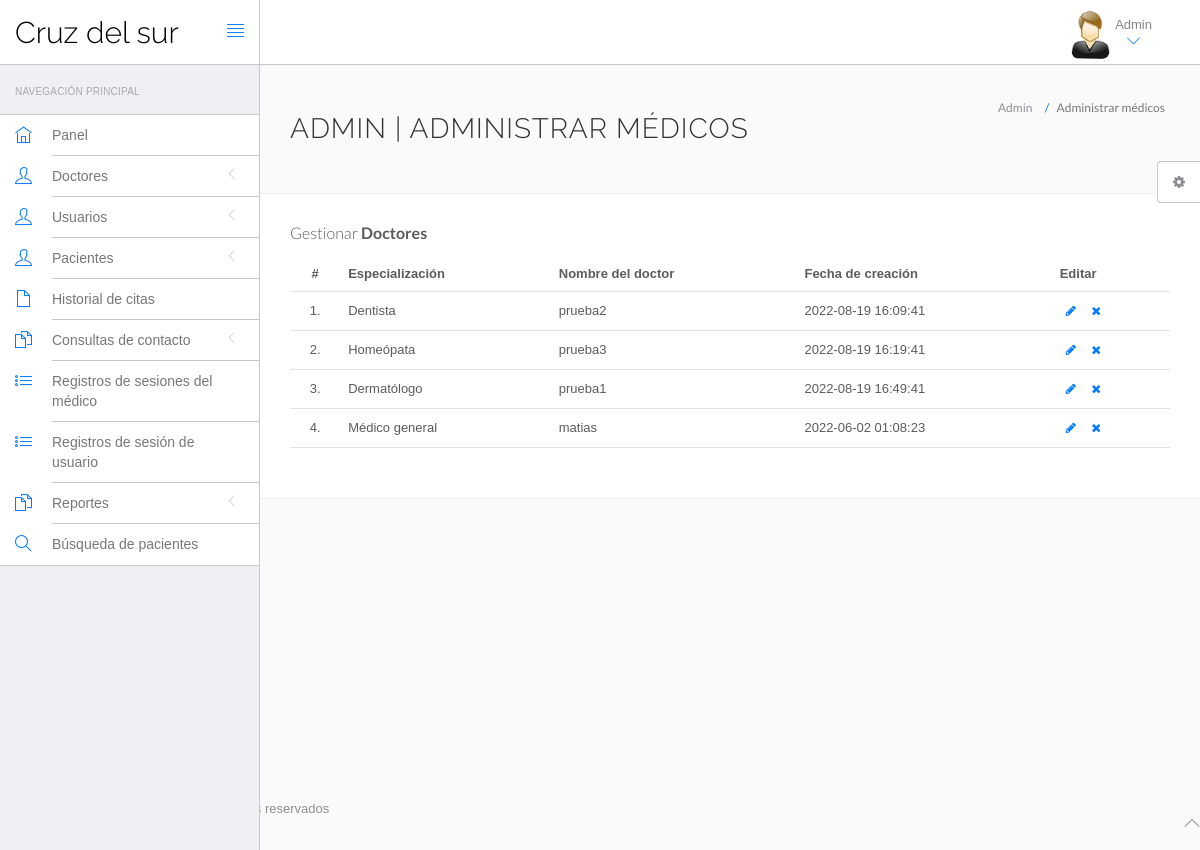
The page /hms/admin/manage-doctors.php (signed in) on the database its author committed.
### tables this page shows
CREATE TABLE `doctors` (
  `id` int(11) NOT NULL,
  `specilization` varchar(255) DEFAULT NULL,
  `doctorName` varchar(255) DEFAULT NULL,
  `address` longtext DEFAULT NULL,
  `docFees` varchar(255) DEFAULT NULL,
  `contactno` bigint(11) DEFAULT NULL,
  `docEmail` varchar(255) DEFAULT NULL,
  `password` varchar(255) DEFAULT NULL,
  `creationDate` timestamp NULL DEFAULT current_timestamp(),
  `updationDate` timestamp NULL DEFAULT NULL ON UPDATE current_timestamp()
);

### hms/admin/manage-doctors.php (the view, shortened to what this page needs)
<?php
include('include/config.php');
?>
<!DOCTYPE html>
<html lang="en">
	<head>
		<link rel="stylesheet" href="vendor/bootstrap/css/bootstrap.min.css">
		<link rel="stylesheet" href="vendor/fontawesome/css/font-awesome.min.css">
		<link rel="stylesheet" href="vendor/themify-icons/themify-icons.min.css">
		<link href="vendor/animate.css/animate.min.css" rel="stylesheet" media="screen">
		<link href="vendor/perfect-scrollbar/perfect-scrollbar.min.css" rel="stylesheet" media="screen">
		<link href="vendor/switchery/switchery.min.css" rel="stylesheet" media="screen">
		<link href="vendor/bootstrap-touchspin/jquery.bootstrap-touchspin.min.css" rel="stylesheet" media="screen">
		<link href="vendor/select2/select2.min.css" rel="stylesheet" media="screen">
		<link href="vendor/bootstrap-datepicker/bootstrap-datepicker3.standalone.min.css" rel="stylesheet" media="screen">
		<link href="vendor/bootstrap-timepicker/bootstrap-timepicker.min.css" rel="stylesheet" media="screen">
		<link rel="stylesheet" href="assets/css/styles.css">
		<link rel="stylesheet" href="assets/css/plugins.css">
		<link rel="stylesheet" href="assets/css/themes/theme-1.css" id="skin_color" />
	</head>
	<body>
		<div id="app">
<?php include('include/sidebar.php');?>
			<div class="app-content">
						<?php include('include/header.php');?>
				<div class="main-content" >
					<div class="wrap-content container" id="container">
						<section id="page-title">
							<div class="row">
								<div class="col-sm-8">
									<h1 class="mainTitle">Admin | Administrar médicos</h1>
																	</div>
								<ol class="breadcrumb">
									<li>
										<span>Admin</span>
									</li>
									<li class="active">
										<span>Administrar médicos</span>
									</li>
								</ol>
							</div>
						</section>
						<div class="container-fluid container-fullw bg-white">
									<div class="row">
								<div class="col-md-12">
									<h5 class="over-title margin-bottom-15">Gestionar <span class="text-bold">Doctores</span></h5>
									<table class="table table-hover" id="sample-table-1">
										<thead>
											<tr>
												<th class="center">#</th>
												<th>Especialización</th>
												<th class="hidden-xs">Nombre del doctor </th>
												<th>Fecha de creación </th>
												<th>Editar</th>
											</tr>
										</thead>
										<tbody>
<?php
$sql=mysqli_query($con,"select * from doctors");
$cnt=1;
while($row=mysqli_fetch_array($sql))
{
?>
											<tr>
												<td class="center"><?php echo $cnt;?>.</td>
												<td class="hidden-xs"><?php echo $row['specilization'];?></td>
												<td><?php echo $row['doctorName'];?></td>
												<td><?php echo $row['creationDate'];?>
												</td>
												<td >
												<div class="visible-md visible-lg hidden-sm hidden-xs">
							<a href="edit-doctor.php?id=<?php echo $row['id'];?>" class="btn btn-transparent btn-xs" tooltip-placement="top" tooltip="Edit"><i class="fa fa-pencil"></i></a>
	<a href="manage-doctors.php?id=<?php echo $row['id']?>&del=delete" onClick="return confirm('¿Estás seguro de que quieres eliminar?')"class="btn btn-transparent btn-xs tooltips" tooltip-placement="top" tooltip="Remove"><i class="fa fa-times fa fa-white"></i></a>
												</div>
												</td>
											</tr>
											<?php
$cnt=$cnt+1;
											 }?>
										</tbody>
									</table>
								</div>
							</div>
								</div>
							</div>
						</div>
					</div>
				</div>
	<?php include('include/footer.php');?>
	<?php include('include/setting.php');?>
	</body>
</html>

### hms/admin/assets/css/themes/theme-1.css (style rules this page uses)
body { background: #FAFAFA; }

### rows shown on the page
doctors: specilization "Dentista", doctorName "prueba2", creationDate "2022-08-19 16:09:41"
doctors: specilization "Homeópata", doctorName "prueba3", creationDate "2022-08-19 16:19:41"
doctors: specilization "Dermatólogo", doctorName "prueba1", creationDate "2022-08-19 16:49:41"
doctors: specilization "Médico general", doctorName "matias", creationDate "2022-06-02 01:08:23"
